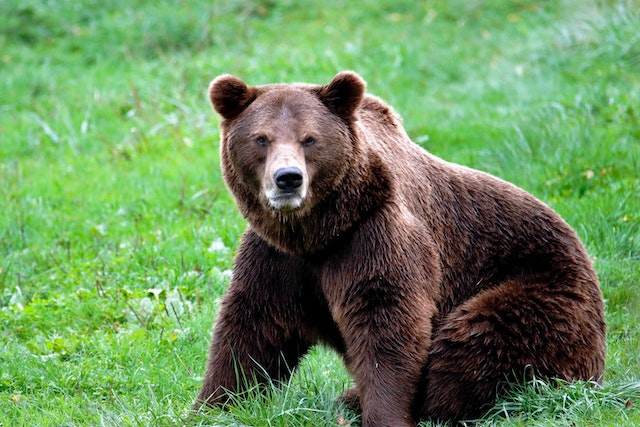
#> input picture data/bear.jpg, 640 x 427 px
$ python thresholding.py
#> lines starting #> are read from the running program, lines starting #| are printed output that depends on the picture; after the words box and inside, x2 and y2 are one past the last pixel; in counts of white or black regions, pixels touching at a corner belong together
import os
import cv2

path = "data"
image_path = os.path.join(path, 'bear.jpg')

img = cv2.imread(image_path)
#> img is the input picture: shape (427, 640, 3); mean B, G, R 91.8, 141.6, 106.1

img_gray = cv2.cvtColor(img, cv2.COLOR_BGR2GRAY)
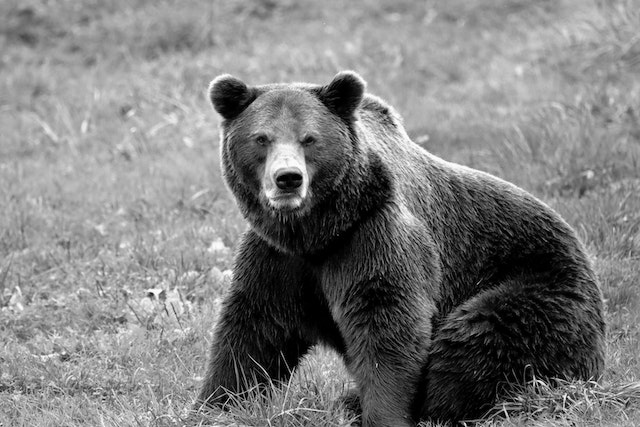
#> img_gray: shape (427, 640); min 0, max 255, mean 125.3

ret, thresh = cv2.threshold(img_gray, 80, 255, cv2.THRESH_BINARY)
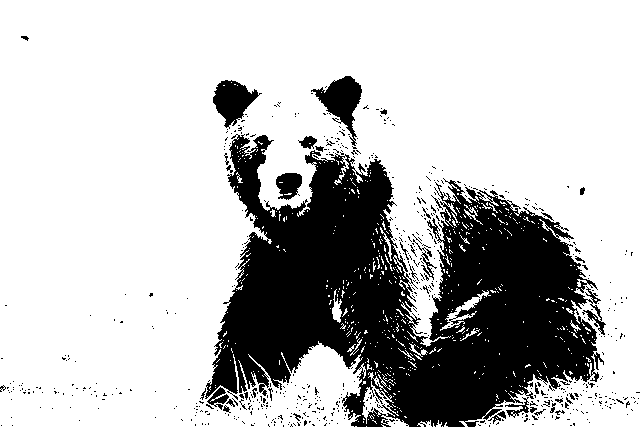
#> thresh: shape (427, 640); 74.5% white; 619 black regions (580 under 20 px), largest, box (x1, y1, x2, y2) and area: (205, 134, 606, 427) 63228, (311, 76, 362, 146) 1463, (213, 80, 262, 129) 1258

thresh = cv2.blur(thresh, (10,10))
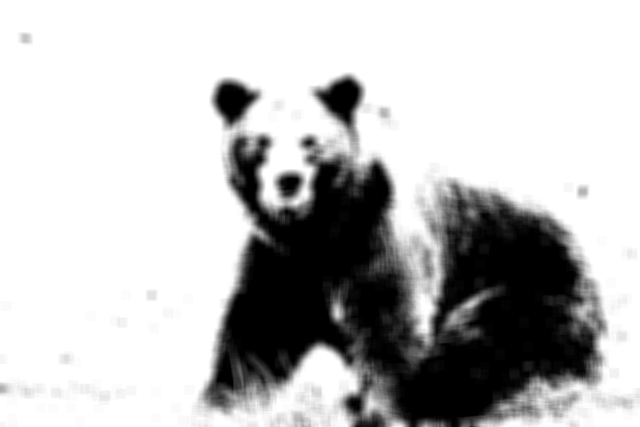
#> thresh: shape (427, 640); min 0, max 255, mean 190
ret, thresh = cv2.threshold(img_gray, 80, 255, cv2.THRESH_BINARY)

cv2.imshow('img', img)
cv2.imshow('thresh', thresh)

cv2.waitKey(0)

$ run again, with data/bird.jpg copied over data/bear.jpg
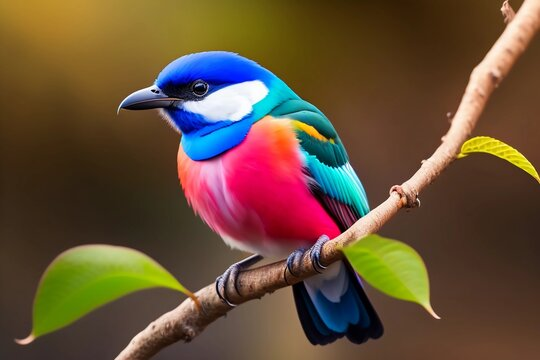
#> input picture data/bird.jpg, 540 x 360 px
#> img is the input picture: shape (360, 540, 3); mean B, G, R 56.7, 79.7, 102.9
#> `ret, thresh = cv2.threshold(img_gray, 80, 255, cv2.THRESH_BINARY)`:
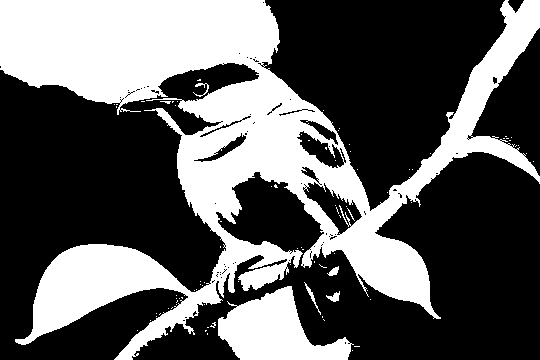
#> thresh: shape (360, 540); 36.5% white; 86 white regions (80 under 20 px), largest, box (x1, y1, x2, y2) and area: (0, 0, 540, 360) 64874, (218, 286, 354, 360) 5516, (304, 282, 321, 315) 81, (326, 291, 340, 302) 77, (327, 266, 339, 276) 64, (193, 83, 209, 97) 61
#> `thresh = cv2.blur(thresh, (10,10))`:
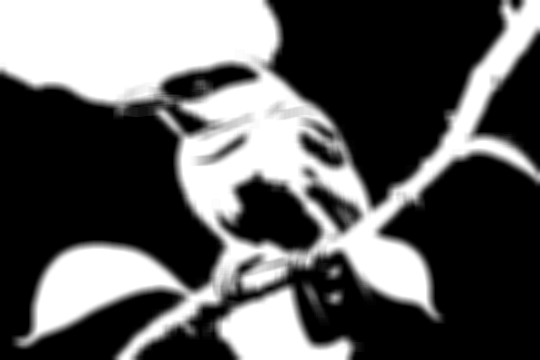
#> thresh: shape (360, 540); min 0, max 255, mean 93.1
